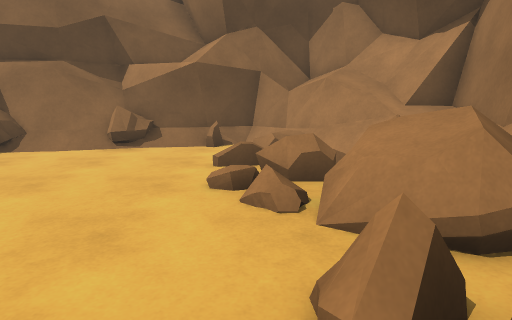
view 1 (above)

24 first-person views from a walk through a scene from a Unity 3-D project. The camera is 1.3 m above the floor, tilts 10° down and sees 75° across. The floor is counted in squares, 1 m on a side. Each view is taken from the middle of a square. On the plan, view 1 faces up. The plan holds only what a view shows up to about 14 squares ahead; the rest is blank. The place goes on beyond the plan.

view 2
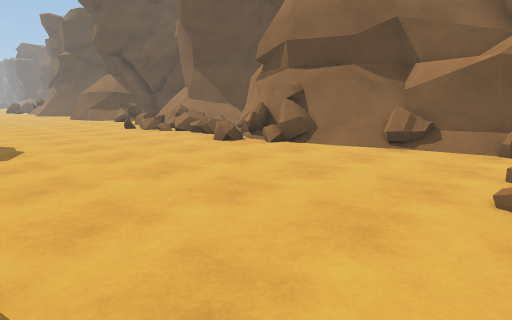

view 3
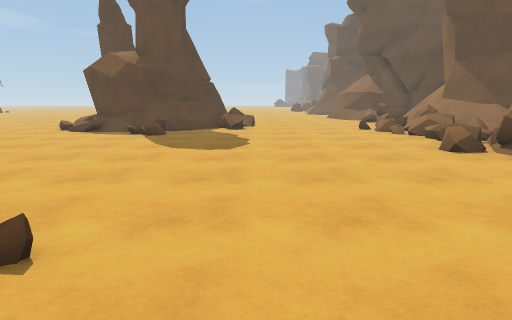

view 4
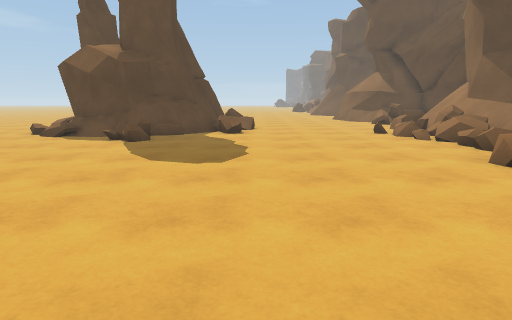

view 5
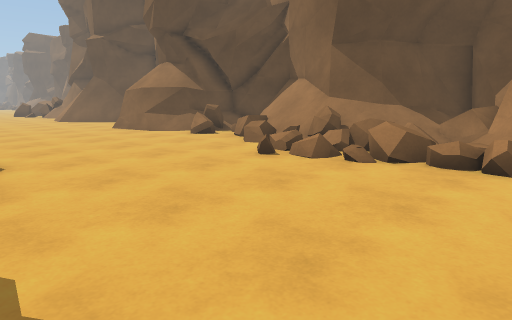

view 6
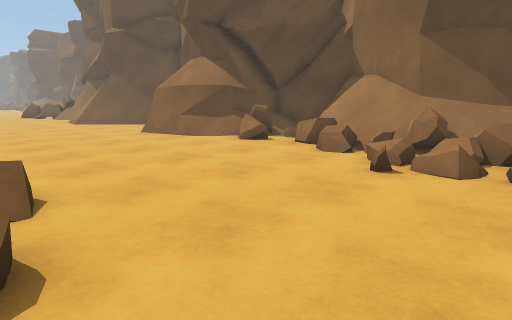

view 7
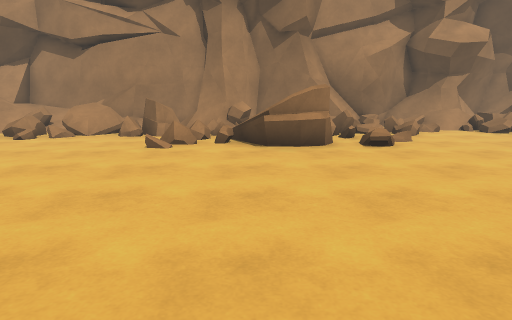

view 8
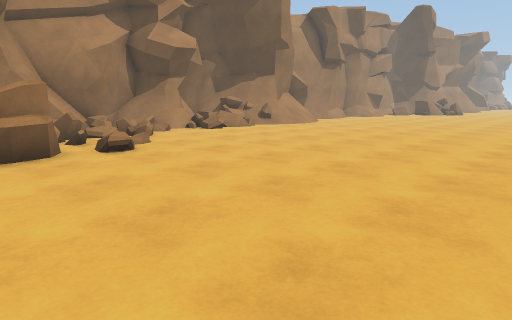

view 9
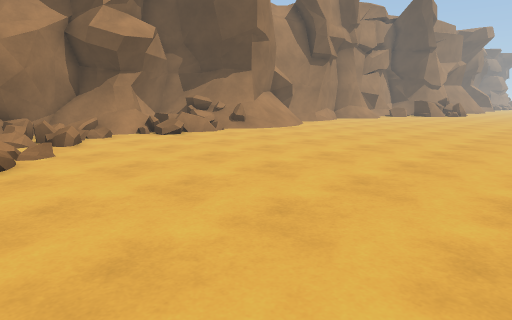

view 10
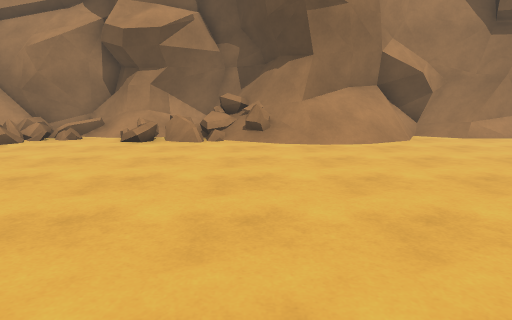

view 11
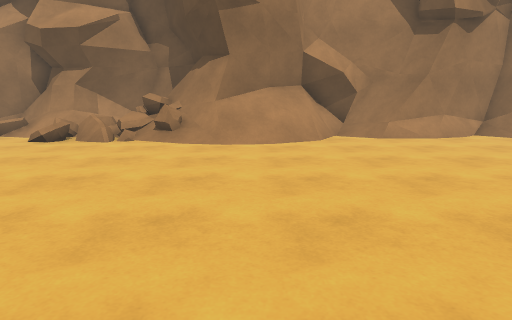

view 12
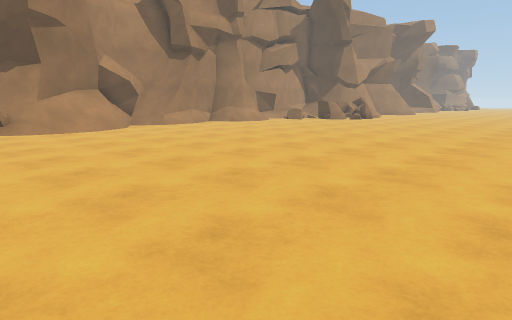

view 13
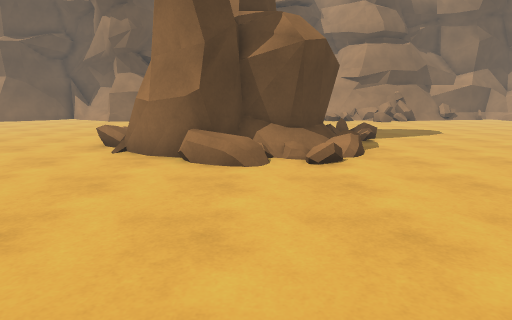

view 14
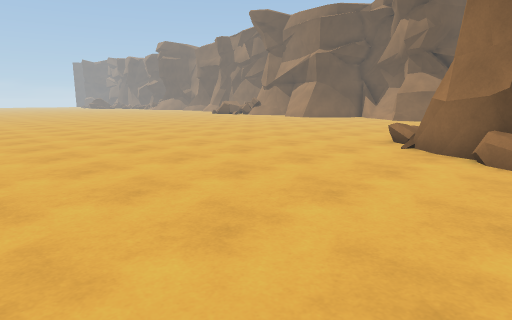

view 15
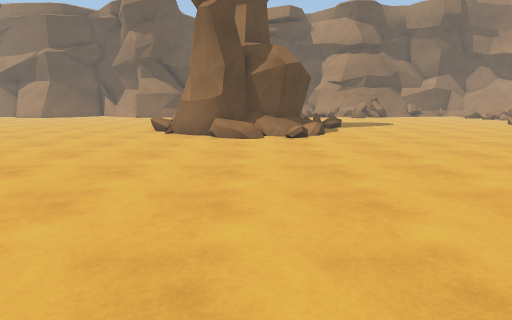

view 16
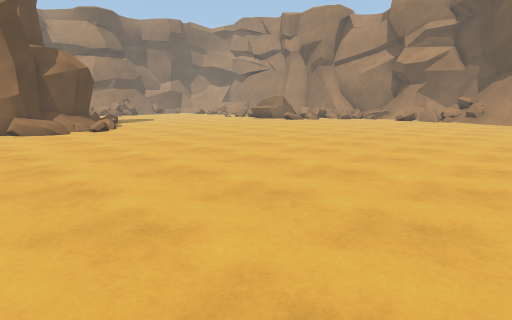

view 17
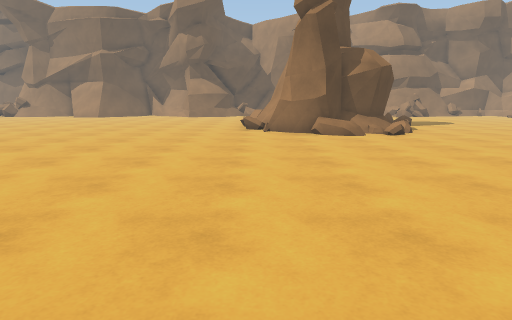

view 18
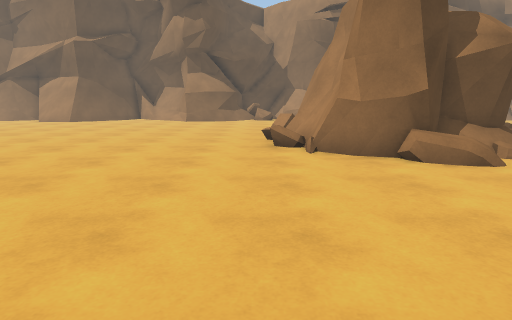

view 19
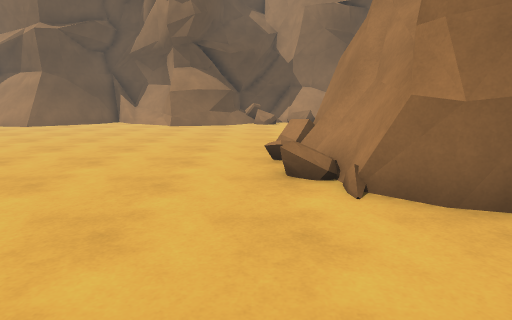

view 20
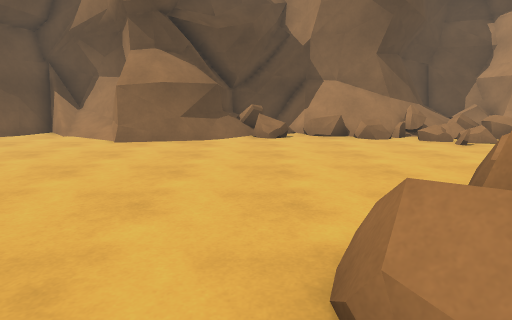

view 21
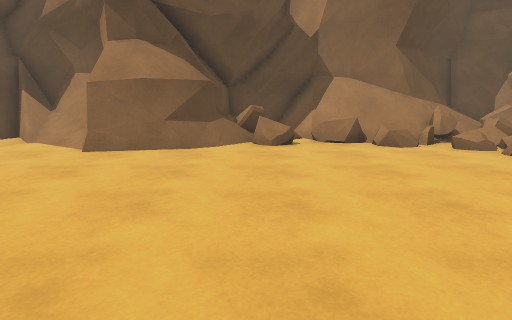

view 22
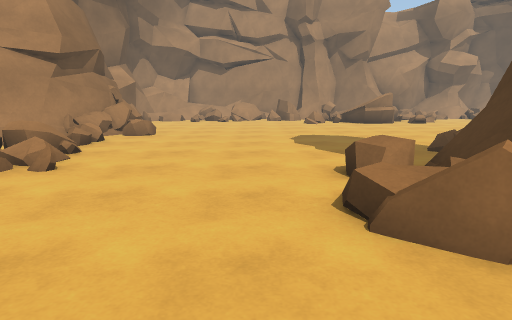

view 23
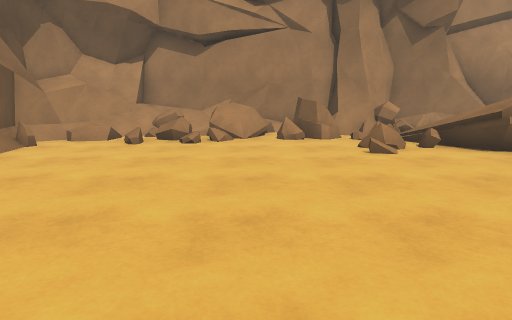

view 24
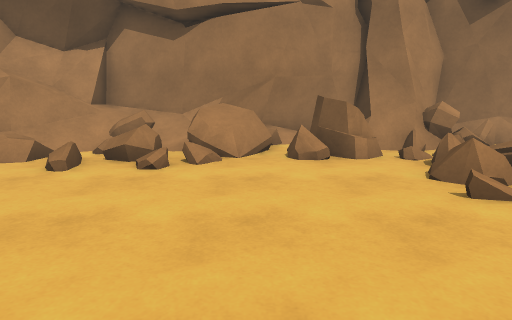

### Floor plan
Key: @ floor where view 1 was taken; # wall or solid block; . main floor; : floor 0.25 m higher than the main floor; + floor 0.5 m higher than the main floor; * floor 0.75 m higher than the main floor; % floor 1 m higher than the main floor; / step, stairs or slope; = window, fence, low wall or low ledge; ^ raised ledge; O other object.
Columns run from 29 left of view 1 to 5 right of it. Each row starts with its distance up from view 1.
 14               ####
 13 #     #####  =#=+##
 12 ##   ##########**=#
 11 /##  ##=#=% #=*::##         ####
 10 //#  ^=##==##==*..############=#
  9 ./####/=#..=# +=//#=####/=...O=#
  8 ../##=.......::=///.=#=........#=#
  7 ....................=........O.=##
  6 ............................./O==#
  5 ............................//==##
  4 ..............................^^=#
  3 ..............................==##
  2 ..............................==##
  1 ..........= .O................^#
  0 ........## =#=.............=#@#=#
 -1 ........=#  ##=............=#+.:##
 -2 ........=#   #==O..........//: ###
 -3 ........=##  ##//........./==+ ==#
 -4 ........###  ##...........=#    =#
 -5 .........## ###...........==   =##
 -6 .........#####:............###== #
 -7 ...........+///............O...==#
 -8 ............................O..::##
 -9 ..............................==:##
-10 ...............................//:#
-11 .............................../.=#
-12 .................................##
-13 ...............................OO=#
-14  ..............................===#
-15     ...........................==##
-16      ..........................####
-17      ..........................=##
-18       .........................#=#
-19         ....................../=##
-20         .......................//#
-21          ......................//#
-22         . ...   .............../=##
-23                 .................##
-24                 .................O#
-25                 ................=O#
-26                 .........  .....=##
-27                  .......     ...##
-28                  ......       ...#
-29                  .....         ..#

Positions as (right, up) in squares from view 1, and headings:
1: (0, 0), facing up
2: (0, 0), facing up-left
3: (0, 2), facing left
4: (-2, 2), facing left
5: (-10, 1), facing up-left
6: (-13, 1), facing up-left
7: (-12, -3), facing right
8: (-11, -3), facing down-right
9: (-10, -6), facing down-right
10: (-9, -17), facing right
11: (-9, -20), facing right
12: (-14, -15), facing down-right
13: (-17, -14), facing up
14: (-17, -15), facing up-left
15: (-17, -19), facing up
16: (-21, -22), facing up-right
17: (-21, -20), facing up
18: (-22, -14), facing up
19: (-22, -10), facing up
20: (-22, -3), facing up
21: (-22, -1), facing up
22: (-22, 3), facing right
23: (-11, 3), facing right
24: (-7, 3), facing right
